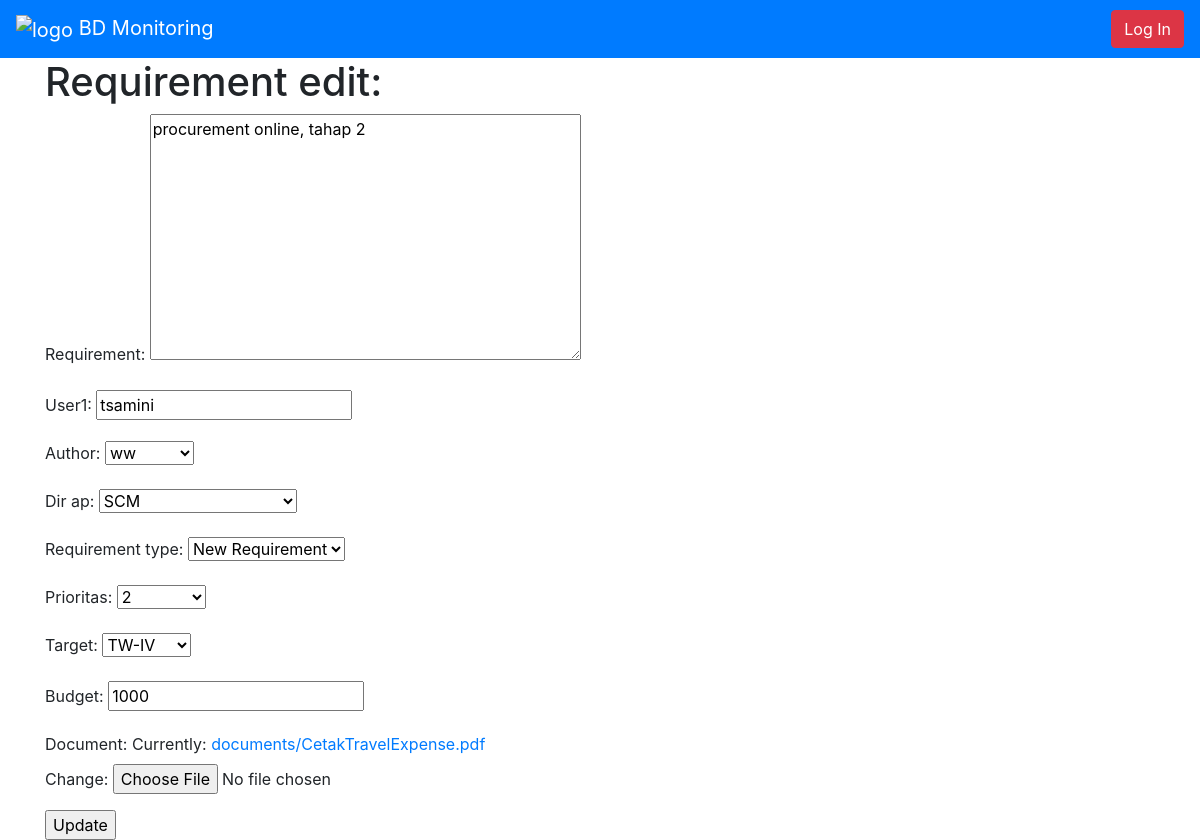
/post/2/edit/, run on the app's committed database.
### blog/models.py (models this page shows, shortened)
class Post(models.Model):
    REQUIREMENT_TYPES = (
        ('N', "New Requirement"),
        ('E', "Enhancement"),
        ('R', "Roll Out"),
        ('T', "Training"),
    )
    PRIORITASS = (
        ('1', '1'),
        ('2', '2'),
        ('3', '3'),
    )
    TARGETS = (
        ('1', 'TW-I'),
        ('2', 'TW-II'),
        ('3', 'TW-III'),
        ('4', 'TW-IV'),
    )
    DIR_APS = (
        ('CON', 'Controller'),
        ('DEV', 'Development'),
        ('FIN', 'Finance & Treasury'),
        ('HR', 'HR-GA'),
        ('ICT', 'ICT & DM'),
        ('AUDIT', 'Internal Audit'),
        ('LEGAL', 'Legal'),
        ('NUN', 'Nunukan'),
        ('ONWJ', "ONWJ"),
        ('OPS', 'Operation & Production'),
        ('PHI', 'PHI'),
        ('PPRM', 'PPRM'),
        ('QHSSE', 'QHSSE'),
        ('REL', 'Relation'),
        ('SCM', 'SCM'),
        ('SK', 'Siak-Kampar'),
        ('CO', 'Commercial'),
        ('WMO', 'WMO'),
    )
    user1 = models.CharField(max_length=15)
    author = models.ForeignKey('auth.User', on_delete=models.CASCADE, related_name='posts')
    dir_ap = models.CharField(max_length=5, choices=DIR_APS)
    requirement = models.TextField()
    requirement_type = models.CharField(max_length=1, choices=REQUIREMENT_TYPES)
    prioritas = models.CharField(max_length=1, choices=PRIORITASS)
    target = models.CharField(max_length=1, choices=TARGETS)
    budget = models.IntegerField()
    last_updated = models.DateTimeField(auto_now_add=True)
    document = models.FileField(upload_to='documents/')

### blog/views.py (the view)
class BlogUpdateView(UpdateView):
    model = Post
    template_name = 'post_edit.html'
    fields = ['requirement', 'user1', 'author', 'dir_ap', 'requirement_type', 'prioritas', 'target', 'budget',
              'document']

### templates/post_edit.html (shortened to what this page needs)
{% extends 'base.html' %}
{% block content %}
    <h1>Requirement edit:</h1>
    <form action ="" method="post" enctype="multipart/form-data">
        {{ form.as_p }}
        <input type="submit" value="Update" />
    </form>
{% endblock content %}

### data on the page
Post: requirement "procurement online, tahap 2", user1 "tsamini", author "ww", dir_ap "SCM", requirement_type "New Requirement", prioritas "2", target "TW-IV", budget "1000"
